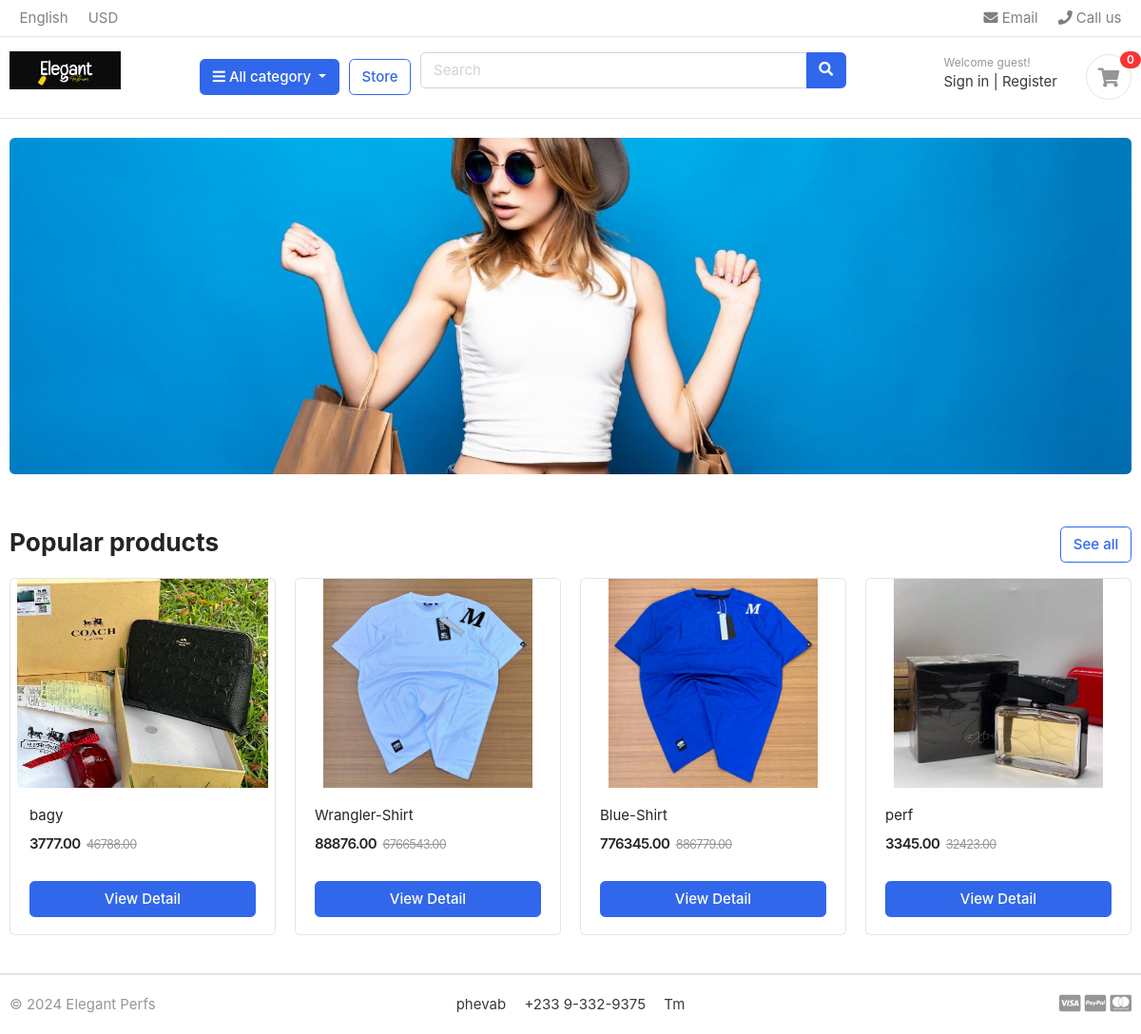
The page / on the database its author committed.
### store/models.py (models this page shows, shortened)
class Product(models.Model):
    product_name = models.CharField(max_length=200, unique=True)
    slug = models.SlugField(max_length=200, unique=True)
    description = models.TextField(max_length=200, unique=True)
    price = MoneyField(max_digits=10, decimal_places=2, default_currency='GHC')
    old_price = MoneyField(max_digits=10, decimal_places=2, default_currency='GHC')
    images = models.ImageField(upload_to='photos/products')
    is_available = models.BooleanField(default=True)
    category = models.ForeignKey(Category, on_delete=models.CASCADE )
    stock = models.PositiveIntegerField(default=0)
    created_date = models.DateTimeField(auto_now_add=True)
    modified_date = models.DateTimeField(auto_now=True)
    def get_url(self):
        return reverse('product_detail', args=[self.category.slug, self.slug])

### ElegantPerfs/views.py (the view)
# urls.py: 2. Add a URL to urlpatterns:  path('', views.home, name='home')
def home(request):
    products =Product.objects.all().filter(is_available=True)
    context = {
        'products': products,
    }
    return render (request, 'home.html', context)

### carts/context_processors.py (called while the page is built)
def counter(request):
    cart_count = 0
    if 'admin' in request.path:
        return{}
    else:
        try:
            cart = Cart.objects.filter(cart_id = _cart_id(request))
            cart_items = CartItem.objects.all().filter(cart=cart[:1])
            for cart_item in cart_items:
                cart_count = cart_count + cart_item.quantity
        except Cart.DoesNotExist:
            cart_count = 0
    return dict(cart_count=cart_count)

### carts/views.py (called while the page is built)
def _cart_id(request):
    cart = request.session.session_key
    if not cart:
        cart = request.session.create()
    return cart

### category/context_processors.py (called while the page is built)
def menu_links(request):
    links = Category.objects.all()
    return dict(links=links)

### category/models.py (called while the page is built)
    def get_url(self):
        return reverse('products_by_category',args=[self.slug])

### templates/home.html
 {% extends "base.html" %}
 {% load static %}
 {% block content %}
    <section class="section-intro padding-y-sm">
      <div class="container">
        <div class="intro-banner-wrap">
          <img src="{% static 'images/banners/cover.png' %}" class="img-fluid rounded" />
        </div>
      </div>
    </section>
    <section class="section-name padding-y-sm">
      <div class="container">
        <header class="section-heading">
          <a href="{% url 'store' %}" class="btn btn-outline-primary float-right"
            >See all</a
          >
          <h3 class="section-title">Popular products</h3>
        </header>
        <div class="row">
          {% for product in products  %}
          <div class="col-md-3">
            <div class="card card-product-grid">
              <a href="{{product.get_url}}" class="img-wrap">
                <img src="{{ product.images.url}}" />
              </a>
                  <figcaption class="info-wrap">
                    <div class="fix-height">
                      <a href="{{product.get_url}}" class="title">{{ product.product_name}}</a>
                      <div class="price-wrap mt-2">
                        <span class="price">{{ product.price}}</span>
                        <del class="price-old">{{ product.old_price}}</del>
                      </div>
                    </div>
                    <a href="{{ product.get_url }}" class="btn btn-block btn-primary">View Detail
                    </a>
                  </figcaption>            </div>
          </div>
          {% endfor %}
        </div>
      </div>
    </section>
  </body>
</html>
{% endblock content %}

### static/css/ui.css (style rules this page uses)
html { font-family: "Inter", sans-serif; font-size: 15px; }
.img-wrap { text-align: center; display: block; }
.img-wrap img { max-width: 100%; }
.price-wrap { letter-spacing: -0.7px; }
.padding-y-sm { padding-top: 20px; padding-bottom: 20px; }
.section-heading { margin-bottom: 20px; margin-top: 15px; }
.section-title { color: #212529; }
[class*=card-product] a.title { color: #212529; display: block; }
[class*=card-product] .img-wrap { overflow: hidden; position: relative; }
[class*=card-product] .img-wrap img { height: 100%; max-width: 100%; width: auto; display: inline-block; -o-object-fit: cover; object-fit: cover; }
.card-product-grid { margin-bottom: 20px; }
.card-product-grid .img-wrap { border-radius: 0.2rem 0.2rem 0 0; height: 220px; }
.card-product-grid .info-wrap { overflow: hidden; padding: 18px 20px; }
.card-product-grid .fix-height { height: 80px; overflow: hidden; }
.card .img-wrap { overflow: hidden; }
.price { font-weight: 600; color: #212529; }
.price-old { color: #969696; margin-left: 3px; font-size: 85%; }

### rows shown on the page
Product: images (picture), product_name "bagy", price "3777.00", old_price "46788.00"
Product: images (picture), product_name "Wrangler-Shirt", price "88876.00", old_price "6766543.00"
Product: images (picture), product_name "Blue-Shirt", price "776345.00", old_price "886779.00"
Product: images (picture), product_name "perf", price "3345.00", old_price "32423.00"

### other values the page prints
{{ cart_count }} "0"
